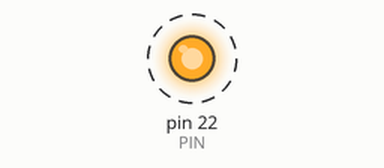
This sketch was run on a simulated Arduino Mega 2560, built with avr-gcc and run on an emulated ATmega2560. Parts: output pins drawn as LEDs (lit = HIGH). Dashed ring = blinking. What the sketch prints to the serial monitor is not drawn.

Above: at 0.2 s.
Timing chart, 0 to 3.0 s (numbered marks = the images above):
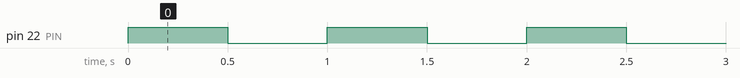

The sketch:

ATMega_test.ino
```cpp
#define PIN 22

void setup() {
  Serial.begin(9600);
  pinMode(PIN, OUTPUT);
}

void loop() {
  Serial.println("Hello world");

  digitalWrite(PIN, HIGH);
  delay(500);
  digitalWrite(PIN, LOW);
  delay(500);
}
```

Measured:
- by itself, pin 22 (PIN): alternates HIGH for 0.50 s and LOW for 0.50 s
